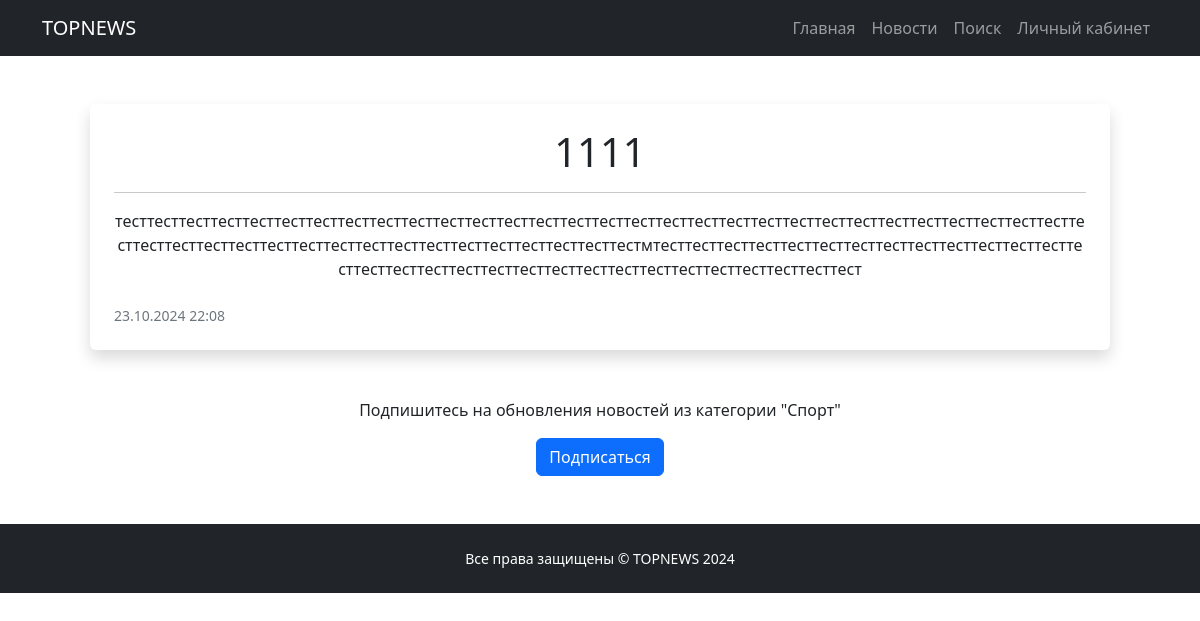
Screenshot of /news/172 with the database file from the repository.
### news_portal/models.py (models this page shows, shortened)
class Post(models.Model):
    author = models.ForeignKey(Author, on_delete = models.CASCADE)
    content_type = models.CharField(max_length = 1, choices = CONTENT_TYPES, default = article)
    creation_date = models.DateTimeField(auto_now_add = True)
    category = models.ManyToManyField(Category, through = 'PostCategory')
    title = models.CharField(max_length = 255)
    text = models.TextField()
    rating = models.FloatField(default = 0)
    """def send_notifications(self):
        categories = self.category.all()
        for category in categories:
            # Получаем подписчиков на категорию
            subscribers = category.subscribers.all()
            # Уведомляем каждого подписчика
            for subscriber in subscribers:
                # HTML-рассылка
                html_content = render_to_string('email_notification.html', {
                'title': self.title,
                'text': self.text,
                'username': subscriber.username,
            })
                msg = EmailMultiAlternatives(
                    subject=self.title,
                    body=f'Здравствуй, {subscriber.username}. Новая статья в твоём любимом разделе!',
                    from_email='gdaprog@yandex.ru',
                    to=[subscriber.email],
                )
                msg.attach_alternative(html_content, "text/html")
                msg.send()

    def save(self, *args, **kwargs):
        super().save(*args, **kwargs)"""

class Category(models.Model):
    category_name = models.CharField(max_length = 255, unique = True)
    subscribers = models.ManyToManyField(User, blank=True)

### news_portal/views.py (the view)
# urls.py: path('<int:pk>', PostDetail.as_view(), name='post_detail'),
class PostDetail(DetailView):
    model = Post
    template_name = 'post.html'
    context_object_name = 'post'
    def get_context_data(self, **kwargs):
        context = super().get_context_data(**kwargs)
        context['categories'] = self.object.category.all()
        return context
    def post(self, request, *args, **kwargs):
        post = self.get_object()
        category = post.category.first()  # Получаем все категории новости
        if request.user.is_authenticated:
            if category:
                if request.user in category.subscribers.all():
                    category.subscribers.remove(request.user)
                else:
                    category.subscribers.add(request.user)
            return self.get(request, *args, **kwargs)  # Возвращаем к странице поста
        else:
            return redirect('/accounts/login/')  # Перенаправляем неавторизованного пользователя на страницу авторизации

### news_portal/templatetags/custom_filters.py (called while the page is built)
@register.filter()
def censor(text):
    if isinstance(text, str):
        for word in bad_words:
            text = text.replace(word, word[0] + '*' * (len(word) - 1))
        return text
    else:
        raise TypeError("Фильтр censor() должен получить строку.")

### templates/post.html (shortened to what this page needs)
{% extends 'flatpages/default.html' %}
{% load custom_filters %}
{% block content %}
    <div class="container px-5 my-5">
        <div class="row gx-5">
            <div class="col-12 mb-5">
                <div class="card h-100 shadow border-0">
                    <div class="card-body p-4">
                        <a class="text-decoration-none link-dark stretched-link" href="/news/{{ post.id }}">
                            <h1 class="card-title mb-3">{{ post.title|censor }}</h1>
                            <hr>
                        </a>
                        <p class="card-text mb-0">{{ post.text|censor }}</p>
                    </div>
                    <div class="card-footer p-4 pt-0 bg-transparent border-top-0">
                        <div class="d-flex align-items-end justify-content-between">
                            <div class="d-flex align-items-center">
                                <div class="small">
                                    <div class="text-muted">{{ post.creation_date|date:"d.m.Y H:i" }}</div>
                                </div>
                            </div>
                        </div>
                    </div>
                </div>
            </div>
            <form method="post">
                {% if request.user in post.category.first.subscribers.all %}
                    <p>Вы подписаны на обновления новостей из категории "{{ post.category.first.category_name }}"</p>
                    <button type="submit" class="btn btn-secondary">Отписаться</button>
                {% else %}
                    <p>Подпишитесь на обновления новостей из категории "{{ post.category.first.category_name }}"</p>
                    <button type="submit" class="btn btn-primary">Подписаться</button>
                {% endif %}
            </form>
        </div>
    </div>
{% endblock content %}

### rows the page displays
Post: title|censor "1111", text|censor "тесттесттесттесттесттесттесттесттесттесттесттесттесттесттесттесттесттесттесттесттесттесттесттесттесттесттесттесттесттесттесттесттесттесттесттесттесттесттесттесттесттесттесттесттесттесттестмтесттесттесттесттесттесттесттесттесттесттесттесттесттесттесттесттесттесттесттесттесттесттесттесттесттесттесттесттесттест", creation_date "23.10.2024 22:08", category.first.category_name "Спорт"
